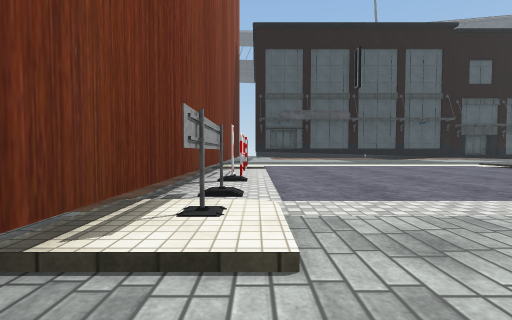
view 1 (above)

24 first-person views from a walk through a scene from a Unity 3-D project. The camera is 1.2 m above the floor, tilts 2° down and sees 90° across. The floor is counted in squares, 2 m on a side. Each view is taken from the middle of a square. On the plan, view 1 faces up. The plan holds only what a view shows up to about 9 squares ahead; the rest is blank. The place goes on beyond the plan. Some animated figures are not drawn. Some surface patterns are stand-ins.

view 2
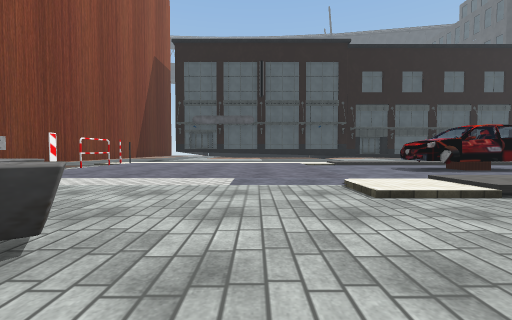

view 3
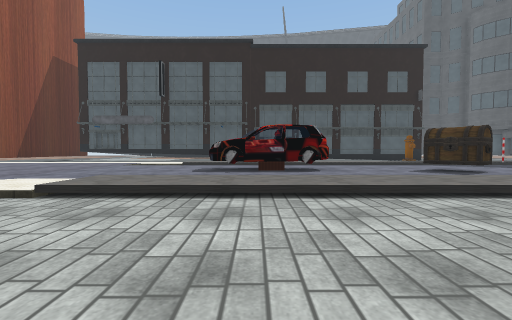

view 4
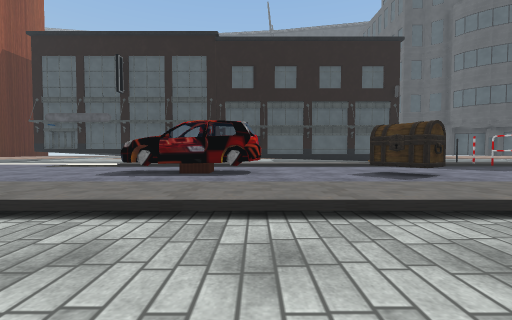

view 5
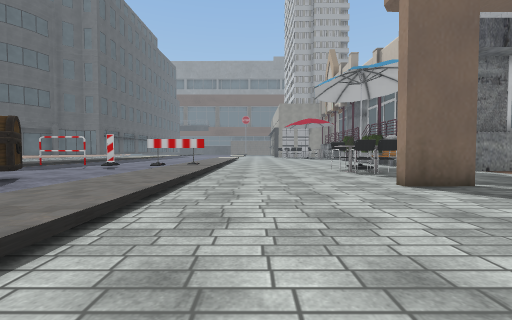

view 6
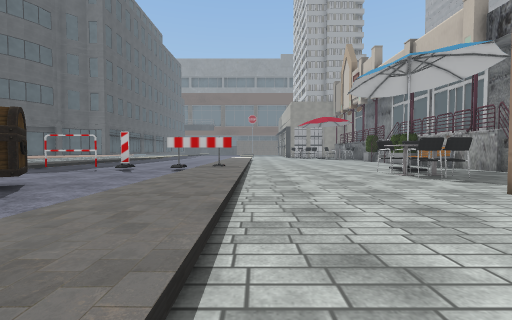

view 7
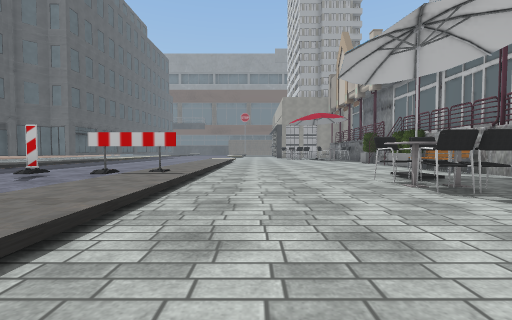

view 8
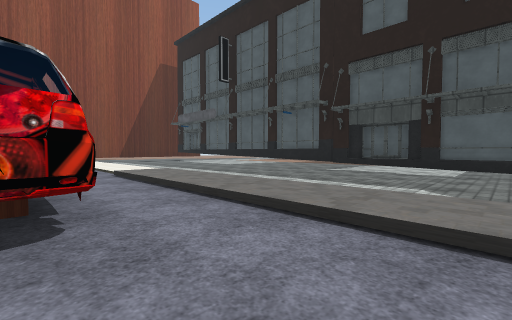

view 9
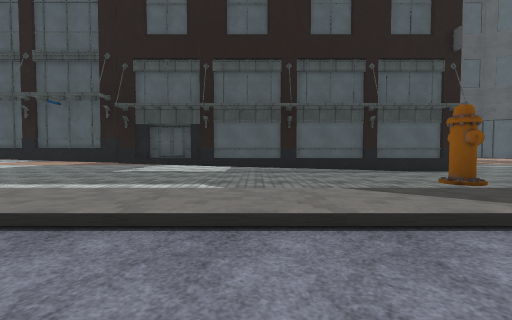

view 10
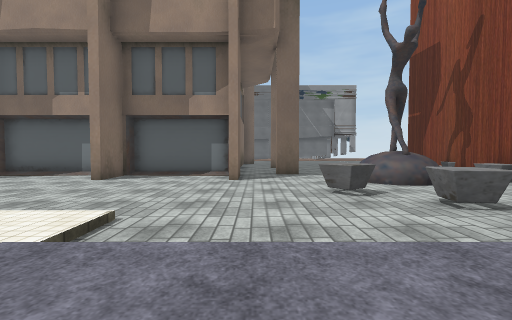

view 11
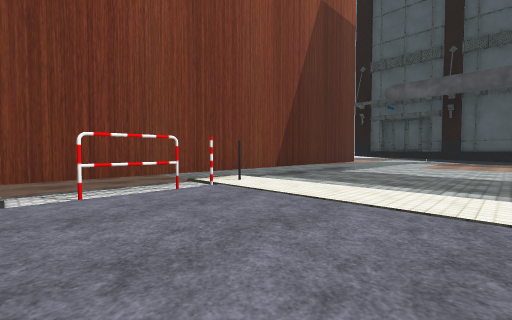

view 12
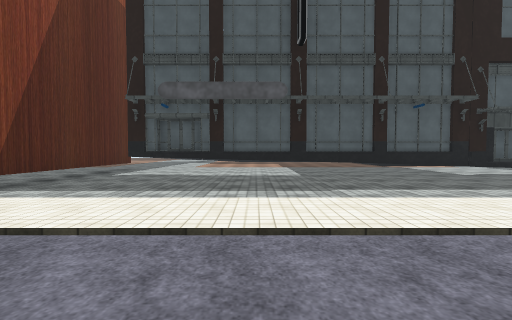

view 13
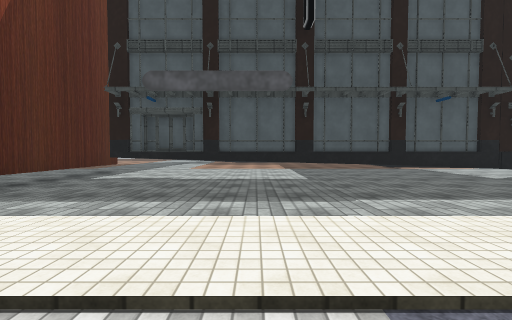

view 14
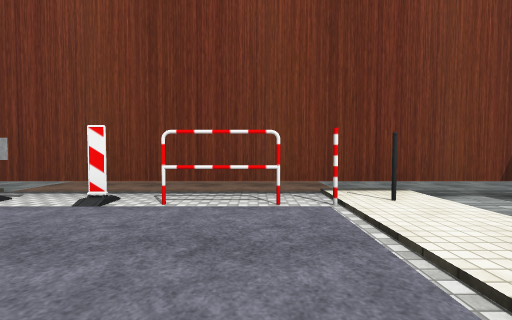

view 15
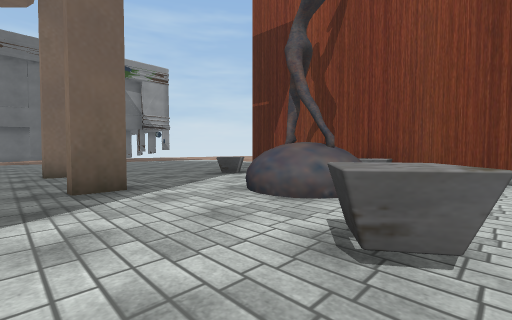

view 16
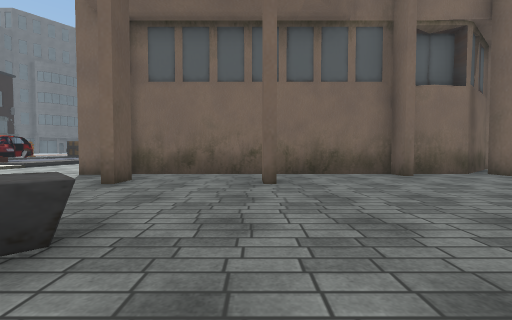

view 17
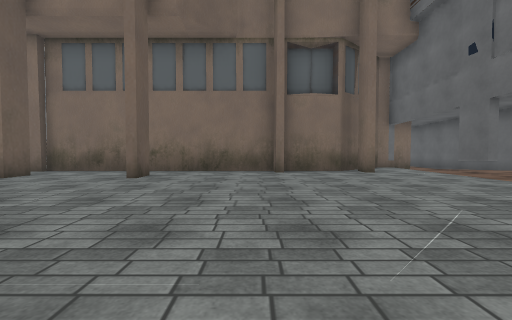

view 18
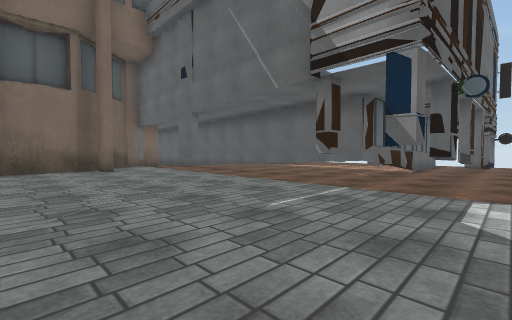

view 19
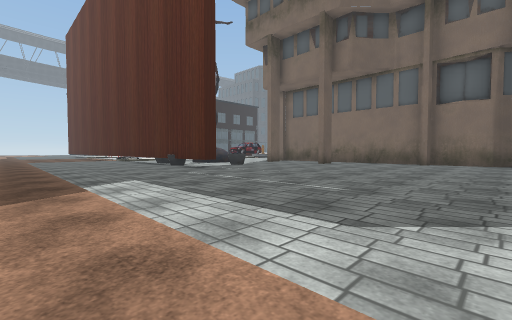

view 20
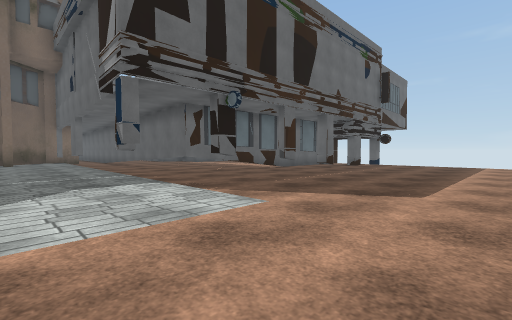

view 21
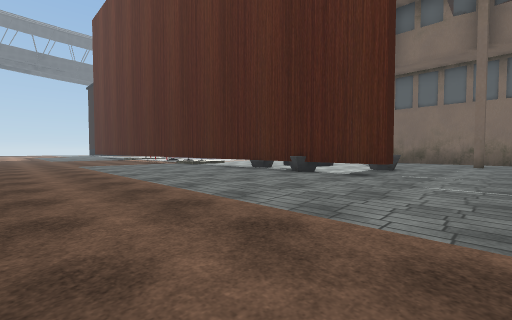

view 22
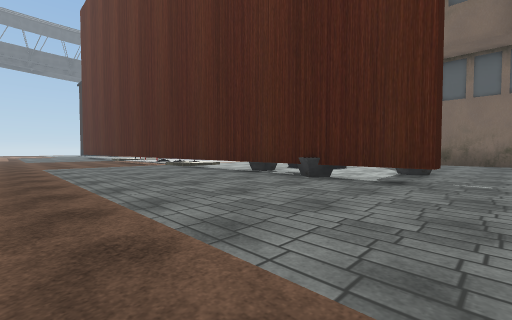

view 23
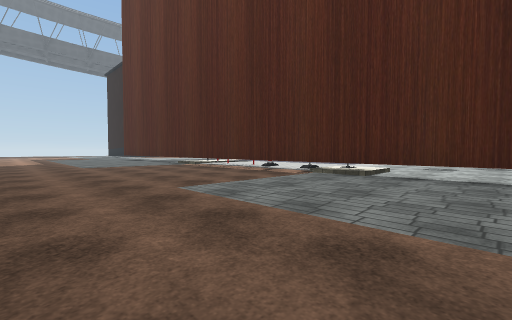

view 24
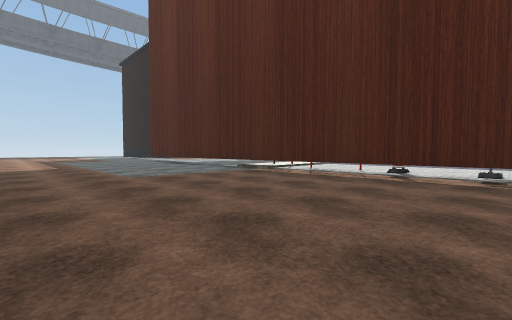

### Floor plan
Key: @ floor where view 1 was taken; # wall or solid block; x gap in a wall; . main floor; : floor 0.25 m higher than the main floor; / step, stairs or slope; = window, fence, low wall or low ledge; ^ raised ledge; T thing the floor can be seen under or through; B barrier; C chair; E bench; U building; H hydrant; O other object.
Columns run from 7 left of view 1 to 24 right of it. Each row starts with its distance up from view 1.
 16    ...T
 15 .. ...T ###       ###
 14 ......TTUU#########U#########.
 13 ......T.......................
 12 ......T......................
 11 ......T.....................
 10 ......T.........   ....  H
  9 ......TT:::::::/::::::::::  #
  8 ......TT////////////////// /////
  7 ......TB::::::..............B...
  6 ......T/::::::...OOOO.......B...
  5 ......T/::::::...OOO...##.......
  4 ......T/::::::..................
  3 ......T/::::::..............#..
  2 ......T/......:/::::::::::::#::
  1 ......T/.^....//................
  0 ......T@..^=....................
 -1 ......T...=.....................
 -2 ......T.^^.........  ...........
 -3 ......T.^^..#...#...  .#..CC....
 -4 ......T....##########  .....#...
 -5 ......Tx=....#          ........
 -6 ......T.=....#           ..###EO
 -7 ...........#.#            .#
 -8 .............#             #
 -9  ............#
-10  ............#
-11  ............#
-12  ............#
-13 .............##
-14 ..............#
-15 .....#.....#...
-16 ...............
-17 .....##########
-18 ......#
-19 ......#
-20 ......#

Positions as (right, up) in squares from view 1, and headings:
1: (0, 0), facing up
2: (5, -2), facing up
3: (11, -2), facing up
4: (13, -1), facing up
5: (12, 0), facing right
6: (13, 1), facing right
7: (15, 0), facing right
8: (15, 6), facing up-left
9: (15, 6), facing up
10: (5, 4), facing down
11: (4, 5), facing up-left
12: (4, 6), facing up
13: (4, 7), facing up
14: (3, 7), facing left
15: (5, 0), facing down-left
16: (-1, -7), facing right
17: (-2, -10), facing right
18: (-3, -11), facing down-right
19: (-6, -13), facing up-right
20: (-7, -13), facing down-right
21: (-7, -8), facing up-right
22: (-6, -7), facing up-right
23: (-7, -1), facing up-right
24: (-7, 3), facing up-right
